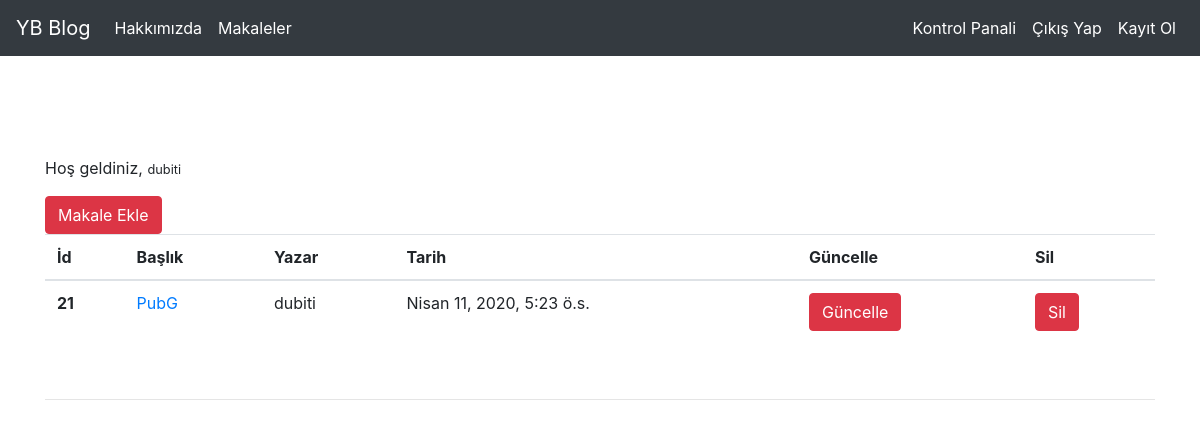
The app's page /articles/dashboard/ (signed in) with its own data.
### article/models.py (models this page shows, shortened)
class Article(models.Model):
    author = models.ForeignKey("auth.User",on_delete = models.CASCADE,verbose_name = "Yazar")
    title = models.CharField(max_length= 50,verbose_name = "Başlık")
    content = RichTextField()
    created_date = models.DateTimeField(auto_now_add = True,verbose_name = "Oluşturma Tarihi")
    article_image =models.FileField(blank=True , null = True,verbose_name = "Makaleye fotograf ekleyin",)
    class Meta:
        ordering = ['-created_date']

### article/views.py (the view)
# urls.py: path('dashboard/',views.dashboard,name = "dashboard"),
@login_required(login_url="user:loginuser")
def dashboard(request):
    articles = Article.objects.filter(author = request.user)
    context = {
        "articles": articles,
    }
    return render(request,"dashboard.html",context)

### templates/dashboard.html
{% extends "layout.html" %}
{% block body %}
<p> Hoş geldiniz, <small>{{request.user.username}}</small></p>
<a class= "btn btn-danger" href="{%url 'article:addarticle'%}">Makale Ekle</a>
{% if articles %}
<table class="table">
  <thead>
    <tr>
      <th scope="col">İd</th>
      <th scope="col">Başlık</th>
      <th scope="col">Yazar</th>
      <th scope="col">Tarih</th>
      <th scope="col">Güncelle</th>
      <th scope="col">Sil</th>
    </tr>
  </thead>
  <tbody>
  {% for article in articles %}
    <tr>
      <th scope="row">{{article.id}}</th>
      <td><a href = "{%url 'article:detail' article.id%}">{{article.title}}</a></td>
      <td>{{article.author}}</td>
      <td>{{article.created_date}}</td>
      <td><a href = "{%url 'article:update' article.id%}" class ="btn btn-danger">Güncelle</a></td>
      <td><a href = "{%url 'article:delete' article.id%}" class = "btn btn-danger">Sil</a></td>
    </tr>
  {% endfor %}
  </tbody>
</table>
<br>
<hr>
{% else %}
<div class = " alert alert-danger">Henüz bir makaleniz bulunmuyor</div>
{% endif %}
{% endblock body %}

### records on screen
Article: id "21", title "PubG", author "dubiti", created_date "Nisan 11, 2020, 5:23 ö.s."

### other values on screen
{{ request.user.username }} "dubiti"
